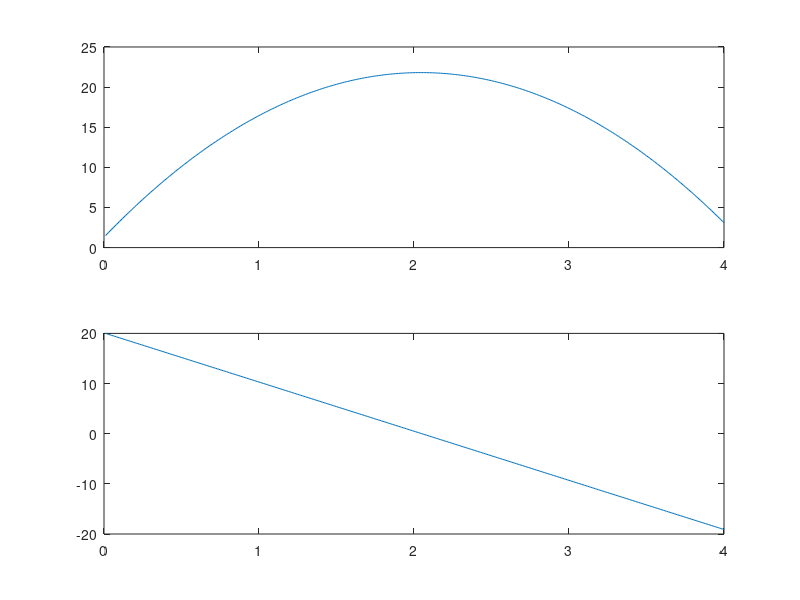

Recreate this plot in MATLAB.
V=1;
y1(1)=1.5;
yDiff1(1)=20;
dt=0.01;
dV=-9.8 ;

for i=2:400
    
    yDiff1(i)=yDiff1(i-1)+dV*dt;
    y1(i)=y1(i-1)+yDiff1(i)*dt;  

end

t=dt:dt:4;
subplot(2,1,1);
plot(t,y1);    
    
t=dt:dt:4;
subplot(2,1,2);
plot(t,yDiff1);
    
fprintf('y(4) = %.8f\n',y1(400));
fprintf('y''(4) = %.8f\n',yDiff1(400));